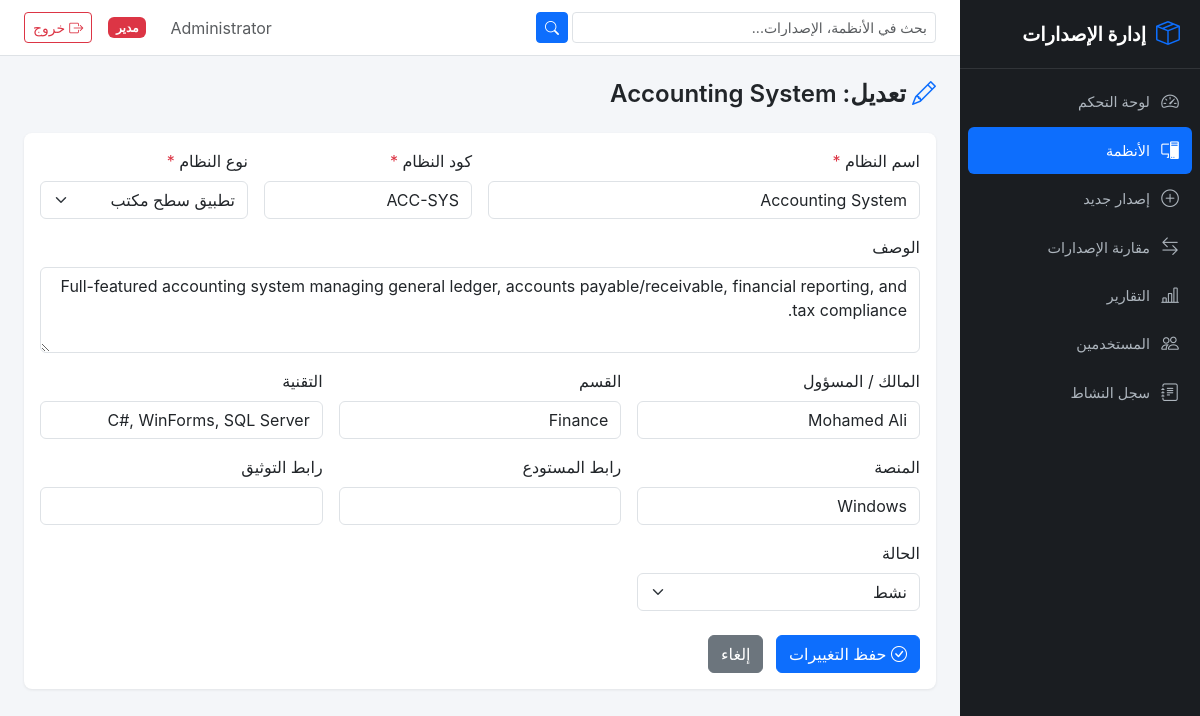
The page /systems/2/edit (signed in) on the database its author committed.
### app/models/user.py (models this page shows, shortened)
class User(UserMixin, db.Model):
    __tablename__ = 'users'
    id = db.Column(db.Integer, primary_key=True)
    username = db.Column(db.String(80), unique=True, nullable=False, index=True)
    email = db.Column(db.String(120), unique=True, nullable=False)
    password_hash = db.Column(db.String(256), nullable=False)
    full_name = db.Column(db.String(150), nullable=False)
    role = db.Column(db.String(20), nullable=False, default='user')
    is_active = db.Column(db.Boolean, default=True, nullable=False)
    created_at = db.Column(db.DateTime, default=lambda: datetime.now(timezone.utc))
    updated_at = db.Column(db.DateTime, default=lambda: datetime.now(timezone.utc),
                           onupdate=lambda: datetime.now(timezone.utc))
    @property
    def is_admin(self):
        return self.role == 'admin'

### app/models/system.py (models this page shows, shortened)
class System(db.Model):
    __tablename__ = 'systems'
    id = db.Column(db.Integer, primary_key=True)
    name = db.Column(db.String(200), nullable=False, index=True)
    code = db.Column(db.String(50), unique=True, nullable=False, index=True)
    system_type = db.Column(db.String(50), nullable=False)
    description = db.Column(db.Text, nullable=True)
    owner = db.Column(db.String(150), nullable=True)
    department = db.Column(db.String(150), nullable=True)
    technology = db.Column(db.String(200), nullable=True)
    platform = db.Column(db.String(100), nullable=True)
    repository_url = db.Column(db.String(500), nullable=True)
    documentation_url = db.Column(db.String(500), nullable=True)
    status = db.Column(db.String(20), nullable=False, default='Active')
    created_at = db.Column(db.DateTime, default=lambda: datetime.now(timezone.utc))
    updated_at = db.Column(db.DateTime, default=lambda: datetime.now(timezone.utc),
                           onupdate=lambda: datetime.now(timezone.utc))
    versions = db.relationship('Version', backref='system', lazy='dynamic',
                               order_by='Version.created_at.desc()')

### app/routes/systems.py (the view, shortened to what this page needs)
@systems_bp.route('/<int:system_id>/edit', methods=['GET', 'POST'])
@login_required
def edit(system_id):
    system = System.query.get_or_404(system_id)
    return render_template('systems/edit.html', system=system)

### app/templates/systems/edit.html (shortened to what this page needs)
{% extends "base.html" %}
{% block content %}
<div class="page-header">
    <h1><i class="bi bi-pencil"></i> تعديل: {{ system.name }}</h1>
</div>
<div class="card">
    <div class="card-body">
        <form method="POST" action="{{ url_for('systems.edit', system_id=system.id) }}">
            <div class="row g-3">
                <div class="col-md-6">
                    <label for="name" class="form-label">اسم النظام <span class="text-danger">*</span></label>
                    <input type="text" class="form-control" id="name" name="name" value="{{ system.name }}" required>
                </div>
                <div class="col-md-3">
                    <label for="code" class="form-label">كود النظام <span class="text-danger">*</span></label>
                    <input type="text" class="form-control" id="code" name="code" value="{{ system.code }}" required>
                </div>
                <div class="col-md-3">
                    <label for="system_type" class="form-label">نوع النظام <span class="text-danger">*</span></label>
                    <select class="form-select" id="system_type" name="system_type" required>
                        <option value="Desktop Application" {% if system.system_type == 'Desktop Application' %}selected{% endif %}>تطبيق سطح مكتب</option>
                    </select>
                </div>
                <div class="col-12">
                    <label for="description" class="form-label">الوصف</label>
                    <textarea class="form-control" id="description" name="description" rows="3">{{ system.description or '' }}</textarea>
                </div>
                <div class="col-md-4">
                    <label for="owner" class="form-label">المالك / المسؤول</label>
                    <input type="text" class="form-control" id="owner" name="owner" value="{{ system.owner or '' }}">
                </div>
                <div class="col-md-4">
                    <label for="department" class="form-label">القسم</label>
                    <input type="text" class="form-control" id="department" name="department" value="{{ system.department or '' }}">
                </div>
                <div class="col-md-4">
                    <label for="technology" class="form-label">التقنية</label>
                    <input type="text" class="form-control" id="technology" name="technology" value="{{ system.technology or '' }}">
                </div>
                <div class="col-md-4">
                    <label for="platform" class="form-label">المنصة</label>
                    <input type="text" class="form-control" id="platform" name="platform" value="{{ system.platform or '' }}">
                </div>
                <div class="col-md-4">
                    <label for="repository_url" class="form-label">رابط المستودع</label>
                    <input type="url" class="form-control" id="repository_url" name="repository_url" value="{{ system.repository_url or '' }}">
                </div>
                <div class="col-md-4">
                    <label for="documentation_url" class="form-label">رابط التوثيق</label>
                    <input type="url" class="form-control" id="documentation_url" name="documentation_url" value="{{ system.documentation_url or '' }}">
                </div>
                <div class="col-md-4">
                    <label for="status" class="form-label">الحالة</label>
                    <select class="form-select" id="status" name="status">
                        <option value="Active" {% if system.status == 'Active' %}selected{% endif %}>نشط</option>
                    </select>
                </div>
            </div>
            <div class="mt-4">
                <button type="submit" class="btn btn-primary"><i class="bi bi-check-circle"></i> حفظ التغييرات</button>
                <a href="{{ url_for('systems.details', system_id=system.id) }}" class="btn btn-secondary ms-2">إلغاء</a>
            </div>
        </form>
    </div>
</div>
{% endblock %}

### app/templates/base.html (shortened to what this page needs)
<!DOCTYPE html>
<html lang="ar" dir="rtl">
<head>
    <link href="https://cdn.jsdelivr.net/npm/bootstrap@5.3.3/dist/css/bootstrap.rtl.min.css" rel="stylesheet">
    <link href="https://cdn.jsdelivr.net/npm/bootstrap-icons@1.11.3/font/bootstrap-icons.min.css" rel="stylesheet">
    <link href="{{ url_for('static', filename='css/style.css') }}" rel="stylesheet">
</head>
<body>
    {% if current_user.is_authenticated %}
    <div class="d-flex">
        <nav class="sidebar" id="sidebar">
            <div class="sidebar-brand">
                <i class="bi bi-box-seam"></i>
                <span>إدارة الإصدارات</span>
            </div>
            <ul class="sidebar-nav">
                <li class="nav-item">
                    <a href="{{ url_for('dashboard.index') }}" class="nav-link {% if request.endpoint == 'dashboard.index' %}active{% endif %}">
                        <i class="bi bi-speedometer2"></i><span>لوحة التحكم</span>
                    </a>
                </li>
                <li class="nav-item">
                    <a href="{{ url_for('systems.index') }}" class="nav-link {% if 'systems' in request.endpoint %}active{% endif %}">
                        <i class="bi bi-pc-display"></i><span>الأنظمة</span>
                    </a>
                </li>
                <li class="nav-item">
                    <a href="{{ url_for('versions.create') }}" class="nav-link {% if request.endpoint == 'versions.create' %}active{% endif %}">
                        <i class="bi bi-plus-circle"></i><span>إصدار جديد</span>
                    </a>
                </li>
                <li class="nav-item">
                    <a href="{{ url_for('versions.compare') }}" class="nav-link {% if request.endpoint == 'versions.compare' %}active{% endif %}">
                        <i class="bi bi-arrow-left-right"></i><span>مقارنة الإصدارات</span>
                    </a>
                </li>
                <li class="nav-item">
                    <a href="{{ url_for('reports.index') }}" class="nav-link {% if 'reports' in request.endpoint %}active{% endif %}">
                        <i class="bi bi-bar-chart-line"></i><span>التقارير</span>
                    </a>
                </li>
                {% if current_user.is_admin %}
                <li class="nav-item">
                    <a href="{{ url_for('users.index') }}" class="nav-link {% if 'users' in request.endpoint %}active{% endif %}">
                        <i class="bi bi-people"></i><span>المستخدمين</span>
                    </a>
                </li>
                <li class="nav-item">
                    <a href="{{ url_for('audit.index') }}" class="nav-link {% if 'audit' in request.endpoint %}active{% endif %}">
                        <i class="bi bi-journal-text"></i><span>سجل النشاط</span>
                    </a>
                </li>
                {% endif %}
            </ul>
        </nav>
        <div class="main-content">
            <nav class="topbar">
                <form class="topbar-search d-none d-md-flex" action="{{ url_for('systems.index') }}" method="GET">
                    <input type="text" name="search" class="form-control form-control-sm" placeholder="بحث في الأنظمة، الإصدارات..." value="{{ request.args.get('search', '') }}">
                    <button type="submit" class="btn btn-sm btn-primary ms-1"><i class="bi bi-search"></i></button>
                </form>
                <div class="topbar-right">
                    <span class="text-muted me-3 d-none d-md-inline">{{ current_user.full_name }}</span>
                    {% if current_user.is_admin %}
                    <span class="badge bg-danger me-2">مدير</span>
                    {% endif %}
                    <a href="{{ url_for('auth.logout') }}" class="btn btn-sm btn-outline-danger">
                        <i class="bi bi-box-arrow-right"></i> خروج
                    </a>
                </div>
            </nav>
            <div class="content-wrapper">
                {% block content %}{% endblock %}
            </div>
        </div>
    </div>
    {% else %}
        {% block public_content %}{% endblock %}
    {% endif %}
</body>
</html>

### app/static/css/style.css (style rules this page uses)
:root { --sidebar-width: 240px; --sidebar-bg: #1a1d21; --sidebar-hover: #2d3136; --sidebar-active: #0d6efd; --topbar-height: 56px; --primary: #0d6efd; --body-bg: #f4f6f9; }
* { box-sizing: border-box; }
body { background: var(--body-bg); font-family: -apple-system, BlinkMacSystemFont, 'Segoe UI', Roboto, 'Helvetica Neue', Arial, sans-serif; margin: 0; }
[dir="rtl"] .sidebar { left: auto; right: 0; }
.sidebar { width: var(--sidebar-width); min-height: 100vh; background: var(--sidebar-bg); position: fixed; top: 0; left: 0; z-index: 1000; overflow-y: auto; transition: transform 0.3s ease; }
.sidebar-brand { display: flex; align-items: center; gap: 10px; padding: 16px 20px; font-size: 1.2rem; font-weight: 700; color: #fff; border-bottom: 1px solid rgba(255,255,255,0.1); }
.sidebar-brand i { font-size: 1.5rem; color: var(--primary); }
.sidebar-nav { list-style: none; padding: 8px 0; margin: 0; }
.sidebar-nav .nav-item { margin: 2px 8px; }
.sidebar-nav .nav-link { display: flex; align-items: center; gap: 10px; padding: 10px 12px; color: #adb5bd; text-decoration: none; border-radius: 6px; font-size: 0.9rem; transition: all 0.2s; }
.sidebar-nav .nav-link.active { background: var(--sidebar-active); color: #fff; }
.sidebar-nav .nav-link i { font-size: 1.1rem; width: 20px; text-align: center; }
[dir="rtl"] .main-content { margin-left: 0; margin-right: var(--sidebar-width); }
.main-content { margin-left: var(--sidebar-width); min-height: 100vh; }
.topbar { height: var(--topbar-height); background: #fff; border-bottom: 1px solid #dee2e6; display: flex; align-items: center; padding: 0 24px; position: sticky; top: 0; z-index: 999; }
.topbar-search { flex: 1; max-width: 400px; }
.topbar-right { display: flex; align-items: center; gap: 8px; margin-inline-start: auto; }
.content-wrapper { padding: 24px; }
.page-header { margin-bottom: 24px; display: flex; align-items: center; gap: 12px; }
.page-header h1 { font-size: 1.5rem; font-weight: 600; margin: 0; }
.page-header i { color: var(--primary); }
.card { border: none; box-shadow: 0 1px 3px rgba(0,0,0,0.08); border-radius: 8px; }

### rows shown on the page
User: full_name "Administrator"
System: name "Accounting System", code "ACC-SYS", system_type "تطبيق سطح مكتب", description "Full-featured accounting system managing general ledger, accounts payable/receivable, financial reporting, and tax compliance.", owner "Mohamed Ali", department "Finance", technology "C#, WinForms, SQL Server", platform "Windows", status "نشط"
